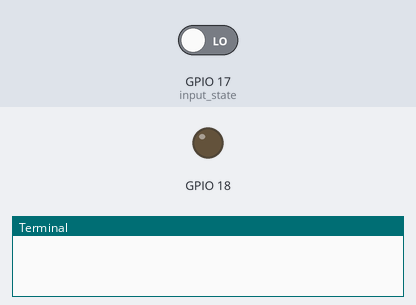
The program below on a simulated Raspberry Pi (BCM pin numbers). Shown: output pins drawn as LEDs (lit = HIGH), the last lines printed to the terminal. The test bench sets the inputs (shaded band); at power-on: GPIO 17 (input_state) LOW. The clock reads 2024-03-15 10:24:30 at power-on unless the program sets it; the camera gives no picture and a still takes 0.5 s.

Above: at 1.2 s.
1.3 s: GPIO 17 (input_state) driven HIGH
At 1.6 s:
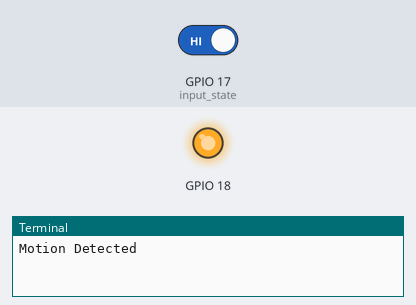
Timing chart, 0 to 4.3 s (numbered marks = the images above; inputs shaded):
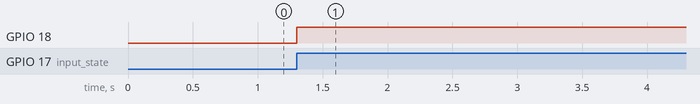

The program:

campir.py
```python
import RPi.GPIO as GPIO
import picamera
import time

GPIO.setmode(GPIO.BCM)

GPIO.setup(17, GPIO.IN)

GPIO.setup(18, GPIO.OUT)

camera = picamera.PiCamera()
camera.resolution = (1024, 768)

try:
	while True:
		input_state = GPIO.input(17)
		GPIO.output(18, False)
		if input_state == True:
			print('Motion Detected')
			GPIO.output(18, True)
			camera.start_preview()
			time.sleep(2)
			filename = 'motion-'+time.strftime('%Y%m%d-%H%M%S')+'.jpg'
			camera.capture(filename)
			time.sleep(2)
			camera.stop_preview()
			print(filename)
finally:
	print('Cleaning Up')
	GPIO.cleanup()
	camera.close()
```

Measured:
- after the input at 1.3 s, GPIO 18: LOW → HIGH at once
